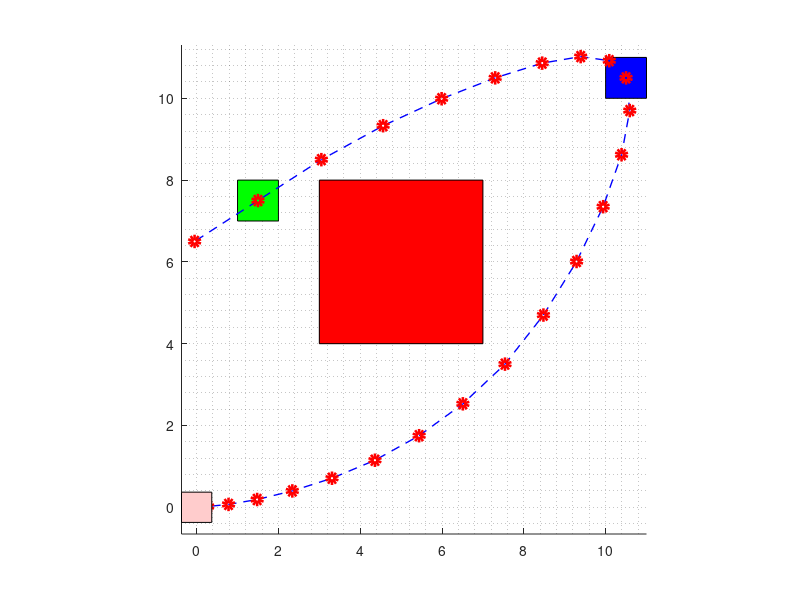

This figure's MATLAB source: (Note: this script raises an error after producing the figure.)
clear
clc
close all
X=importdata('state.txt');
X_tube=importdata('tube_state.txt');
[T,n]=size(X);
X_real=X+X_tube;

V=importdata('tube_vertices.txt');

[K] = convhull(V(:,1),V(:,3));

figure
hold on
set(gcf,'Units','inches',...
 'Position',[20 5 10 10])
set(0,'defaultaxesposition',[0 0 1 1])
rectangle('Position',[3,4,4,4],'FaceColor',[1 0 0])
rectangle('Position',[1,7,1,1],'FaceColor',[0 1 0])
rectangle('Position',[10,10,1,1],'FaceColor',[0 0 1])
% axis([-5 15 -5 15])
grid minor
axis('equal')
plot(X(:,1),X(:,3),'--','LineWidth',1,'Color',[0 0 1])
plot(X(:,1),X(:,3),'o','LineWidth',4,'Color',[1 0 0])


pause(0.5)
for t=1:T
    fill(V(K,1)+X(t,1),V(K,3)+X(t,3),[1 0.8 0.8])
    alpha(.5)
    plot(X_real(1:t,1),X_real(1:t,3),'LineWidth',2,'Color',[0.2 0.5 0.2])
    plot(X_real(1:t,1),X_real(1:t,3),'o','LineWidth',4,'Color',[0.5 0.2 0.2])
    pause(0.1)
end
hold off
